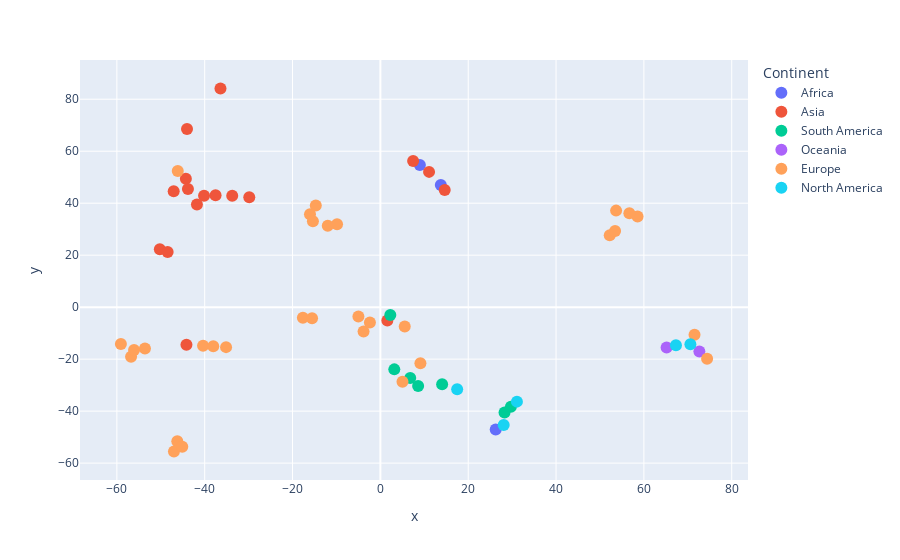

Write notebook code for a chart like this one.
### Markdown cell above
#### You can play with the interactive graph at
#### https://peter-akos.github.io/Visualizations/Cultural_Differences/cultural_differences.html

### Code cell
fig.show()

### Figure 1 — Plotly figure (JSON) as saved in the notebook; plotly's stock layout.template omitted (floating-point values rounded to 4 significant figures; data arrays with more than 128 entries replaced by an {"elided": "..."} marker saying what was removed)
{"data": [{"customdata": [[64, 27, 52, 41, 32, 40, "Africa"], [77, 20, 54, 46, 9, 78, "Africa"], [70, 46, 68, 53, 14, 25, "Africa"]], "hovertemplate": "<b>%{hovertext}</b><br><br>Power distance=%{customdata[0]}<br>Individualism=%{customdata[1]}<br>Uncertainty avoidance=%{customdata[2]}<br>Masculinity=%{customdata[3]}<br>Long-term orientation=%{customdata[4]}<br>Indulgence=%{customdata[5]}<extra></extra>", "hovertext": ["Africa East", "Africa West", "Morocco"], "legendgroup": "Africa", "marker": {"color": "#636efa", "size": 12, "symbol": "circle"}, "mode": "markers", "name": "Africa", "orientation": "v", "showlegend": true, "type": "scatter", "x": [13.76, 26.26, 8.99], "xaxis": "x", "y": [47.01, -47.03, 54.69], "yaxis": "y"}, {"customdata": [[80, 38, 68, 53, 23, 34, "Asia"], [80, 20, 60, 55, 47, 20, "Asia"], [80, 20, 30, 66, 87, 24, "Asia"], [68, 25, 29, 57, 61, 17, "Asia"], [77, 48, 40, 56, 51, 26, "Asia"], [78, 14, 48, 46, 62, 38, "Asia"], [58, 41, 59, 43, 14, 40, "Asia"], [54, 46, 92, 95, 88, 42, "Asia"], [60, 18, 85, 39, 100, 29, "Asia"], [104, 26, 36, 50, 41, 57, "Asia"], [55, 14, 70, 50, 50, 0, "Asia"], [94, 32, 44, 64, 27, 42, "Asia"], [74, 20, 8, 48, 72, 46, "Asia"], [58, 17, 69, 45, 93, 49, "Asia"], [64, 20, 64, 34, 32, 45, "Asia"], [66, 37, 85, 45, 46, 49, "Asia"], [70, 20, 30, 40, 57, 35, "Asia"]], "hovertemplate": "<b>%{hovertext}</b><br><br>Power distance=%{customdata[0]}<br>Individualism=%{customdata[1]}<br>Uncertainty avoidance=%{customdata[2]}<br>Masculinity=%{customdata[3]}<br>Long-term orientation=%{customdata[4]}<br>Indulgence=%{customdata[5]}<extra></extra>", "hovertext": ["Arab countries", "Bangladesh", "China", "Hong Kong", "India", "Indonesia", "Iran", "Japan", "South Korea", "Malaysia", "Pakistan", "Philippines", "Singapore", "Taiwan", "Thailand", "Turkey", "Vietnam"], "legendgroup": "Asia", "marker": {"color": "#EF553B", "size": 12, "symbol": "circle"}, "mode": "markers", "name": "Asia", "orientation": "v", "showlegend": true, "type": "scatter", "x": [7.454, -33.74, -44.29, -43.82, -47.06, -37.53, 11.08, -44.16, -36.41, -50.22, -29.85, -48.44, -41.77, -44.03, 14.65, 1.586, -40.15], "xaxis": "x", "y": [56.25, 42.86, 49.4, 45.5, 44.59, 43.08, 52.05, -14.42, 84.13, 22.28, 42.28, 21.21, 39.48, 68.56, 45.11, -5.17, 42.91], "yaxis": "y"}, {"customdata": [[49, 46, 86, 56, 20, 62, "South America"], [69, 38, 76, 49, 44, 59, "South America"], [63, 23, 86, 28, 31, 68, "South America"], [67, 13, 80, 64, 13, 83, "South America"], [64, 16, 87, 42, 25, 46, "South America"], [61, 36, 100, 38, 26, 53, "South America"], [81, 12, 76, 73, 16, 100, "South America"]], "hovertemplate": "<b>%{hovertext}</b><br><br>Power distance=%{customdata[0]}<br>Individualism=%{customdata[1]}<br>Uncertainty avoidance=%{customdata[2]}<br>Masculinity=%{customdata[3]}<br>Long-term orientation=%{customdata[4]}<br>Indulgence=%{customdata[5]}<extra></extra>", "hovertext": ["Argentina", "Brazil", "Chile", "Colombia", "Peru", "Uruguay", "Venezuela"], "legendgroup": "South America", "marker": {"color": "#00cc96", "size": 12, "symbol": "circle"}, "mode": "markers", "name": "South America", "orientation": "v", "showlegend": true, "type": "scatter", "x": [3.166, 2.262, 14.06, 28.27, 8.595, 6.797, 29.72], "xaxis": "x", "y": [-23.93, -3.024, -29.69, -40.49, -30.36, -27.22, -38.27], "yaxis": "y"}, {"customdata": [[38, 90, 51, 61, 21, 71, "Oceania"], [22, 79, 49, 58, 33, 75, "Oceania"]], "hovertemplate": "<b>%{hovertext}</b><br><br>Power distance=%{customdata[0]}<br>Individualism=%{customdata[1]}<br>Uncertainty avoidance=%{customdata[2]}<br>Masculinity=%{customdata[3]}<br>Long-term orientation=%{customdata[4]}<br>Indulgence=%{customdata[5]}<extra></extra>", "hovertext": ["Australia", "New Zealand"], "legendgroup": "Oceania", "marker": {"color": "#ab63fa", "size": 12, "symbol": "circle"}, "mode": "markers", "name": "Oceania", "orientation": "v", "showlegend": true, "type": "scatter", "x": [65.17, 72.63], "xaxis": "x", "y": [-15.47, -17.01], "yaxis": "y"}, {"customdata": {"elided": "31x7 mixed values"}, "hovertemplate": "<b>%{hovertext}</b><br><br>Power distance=%{customdata[0]}<br>Individualism=%{customdata[1]}<br>Uncertainty avoidance=%{customdata[2]}<br>Masculinity=%{customdata[3]}<br>Long-term orientation=%{customdata[4]}<br>Indulgence=%{customdata[5]}<extra></extra>", "hovertext": ["Austria", "Belgium", "Bulgaria", "Croatia", "Czech Republic", "Denmark", "Estonia", "Finland", "France", "Germany", "Great Britain", "Greece", "Hungary", "Ireland", "Italy", "Latvia", "Lithuania", "Luxembourg", "Malta", "Netherlands", "Norway", "Poland", "Portugal", "Romania", "Russia", "Serbia", "Slovak Republic", "Slovenia", "Spain", "Sweden", "Switzerland"], "legendgroup": "Europe", "marker": {"color": "#FFA15A", "size": 12, "symbol": "circle"}, "mode": "markers", "name": "Europe", "orientation": "v", "showlegend": true, "type": "scatter", "x": [-59.08, -17.64, -16.03, -15.36, -35.14, 58.56, -46.24, 52.22, -15.55, -53.61, 71.53, 9.115, -40.37, 74.39, -38.05, -47.0, -45.11, -56.76, -5.003, 53.67, 53.44, -3.828, 5.035, -9.866, -14.71, -11.98, -46.14, 5.543, -2.386, 56.69, -56.08], "xaxis": "x", "y": [-14.21, -4.108, 35.72, 33.09, -15.37, 34.87, -51.55, 27.65, -4.272, -15.92, -10.6, -21.56, -14.83, -19.81, -15.08, -55.53, -53.68, -19.1, -3.559, 37.15, 29.3, -9.384, -28.7, 31.93, 39.07, 31.35, 52.41, -7.419, -5.919, 36.13, -16.52], "yaxis": "y"}, {"customdata": [[39, 80, 48, 52, 36, 68, "North America"], [66, 19, 94, 40, 20, 89, "North America"], [81, 30, 82, 69, 24, 97, "North America"], [47, 16, 55, 58, 13, 80, "North America"], [40, 91, 46, 62, 26, 68, "North America"]], "hovertemplate": "<b>%{hovertext}</b><br><br>Power distance=%{customdata[0]}<br>Individualism=%{customdata[1]}<br>Uncertainty avoidance=%{customdata[2]}<br>Masculinity=%{customdata[3]}<br>Long-term orientation=%{customdata[4]}<br>Indulgence=%{customdata[5]}<extra></extra>", "hovertext": ["Canada", "El Salvador", "Mexico", "Trinidad and Tobago", "USA"], "legendgroup": "North America", "marker": {"color": "#19d3f3", "size": 12, "symbol": "circle"}, "mode": "markers", "name": "North America", "orientation": "v", "showlegend": true, "type": "scatter", "x": [70.59, 17.48, 31.09, 28.07, 67.3], "xaxis": "x", "y": [-14.31, -31.56, -36.34, -45.33, -14.68], "yaxis": "y"}], "layout": {"hoverlabel": {"bgcolor": "white", "font": {"family": "open-sans", "size": 16}}, "legend": {"title": {"text": "Continent"}, "tracegroupgap": 0}, "margin": {"t": 60}, "xaxis": {"anchor": "y", "domain": [0, 1], "title": {"text": "x"}}, "yaxis": {"anchor": "x", "domain": [0, 1], "title": {"text": "y"}}}}
